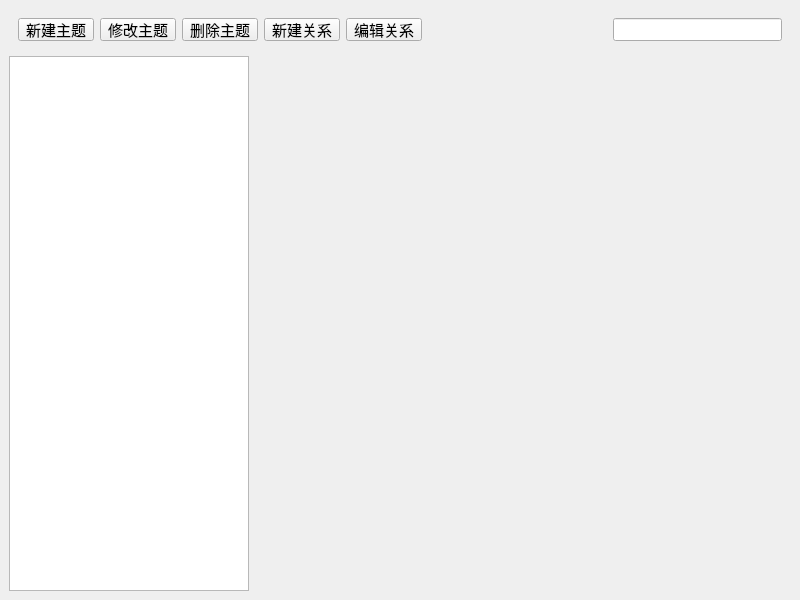
<?xml version="1.0" encoding="UTF-8"?>
<ui version="4.0">
 <class>MainWindow</class>
 <widget class="QMainWindow" name="MainWindow">
  <property name="geometry">
   <rect>
    <x>0</x>
    <y>0</y>
    <width>800</width>
    <height>600</height>
   </rect>
  </property>
  <property name="font">
   <font>
    <family>新宋体</family>
    <pointsize>11</pointsize>
   </font>
  </property>
  <property name="windowTitle">
   <string>知识图谱</string>
  </property>
  <widget class="QWidget" name="centralwidget">
   <layout class="QVBoxLayout" name="verticalLayout">
    <item>
     <widget class="QWidget" name="widget_2" native="true">
      <property name="minimumSize">
       <size>
        <width>0</width>
        <height>41</height>
       </size>
      </property>
      <property name="maximumSize">
       <size>
        <width>16777215</width>
        <height>41</height>
       </size>
      </property>
      <layout class="QHBoxLayout" name="horizontalLayout_2">
       <item>
        <widget class="QToolButton" name="btnAddNewSubject">
         <property name="text">
          <string>新建主题</string>
         </property>
         <property name="toolButtonStyle">
          <enum>Qt::ToolButtonTextOnly</enum>
         </property>
        </widget>
       </item>
       <item>
        <widget class="QToolButton" name="toolButton_2">
         <property name="text">
          <string>修改主题</string>
         </property>
         <property name="toolButtonStyle">
          <enum>Qt::ToolButtonTextOnly</enum>
         </property>
        </widget>
       </item>
       <item>
        <widget class="QToolButton" name="toolButton_3">
         <property name="text">
          <string>删除主题</string>
         </property>
         <property name="toolButtonStyle">
          <enum>Qt::ToolButtonTextOnly</enum>
         </property>
        </widget>
       </item>
       <item>
        <widget class="QToolButton" name="toolButton_2">
         <property name="text">
          <string>新建关系</string>
         </property>
        </widget>
       </item>
       <item>
        <widget class="QToolButton" name="toolButton">
         <property name="text">
          <string>编辑关系</string>
         </property>
        </widget>
       </item>
       <item>
        <spacer name="horizontalSpacer">
         <property name="orientation">
          <enum>Qt::Horizontal</enum>
         </property>
         <property name="sizeHint" stdset="0">
          <size>
           <width>185</width>
           <height>20</height>
          </size>
         </property>
        </spacer>
       </item>
       <item>
        <widget class="QLineEdit" name="lineEdit">
         <property name="minimumSize">
          <size>
           <width>120</width>
           <height>0</height>
          </size>
         </property>
        </widget>
       </item>
      </layout>
     </widget>
    </item>
    <item>
     <layout class="QHBoxLayout" name="horizontalLayout">
      <item>
       <widget class="QListWidget" name="listWidget">
        <property name="maximumSize">
         <size>
          <width>240</width>
          <height>16777215</height>
         </size>
        </property>
       </widget>
      </item>
      <item>
       <widget class="QWidget" name="widget" native="true"/>
      </item>
     </layout>
    </item>
   </layout>
  </widget>
 </widget>
 <resources/>
 <connections/>
</ui>
